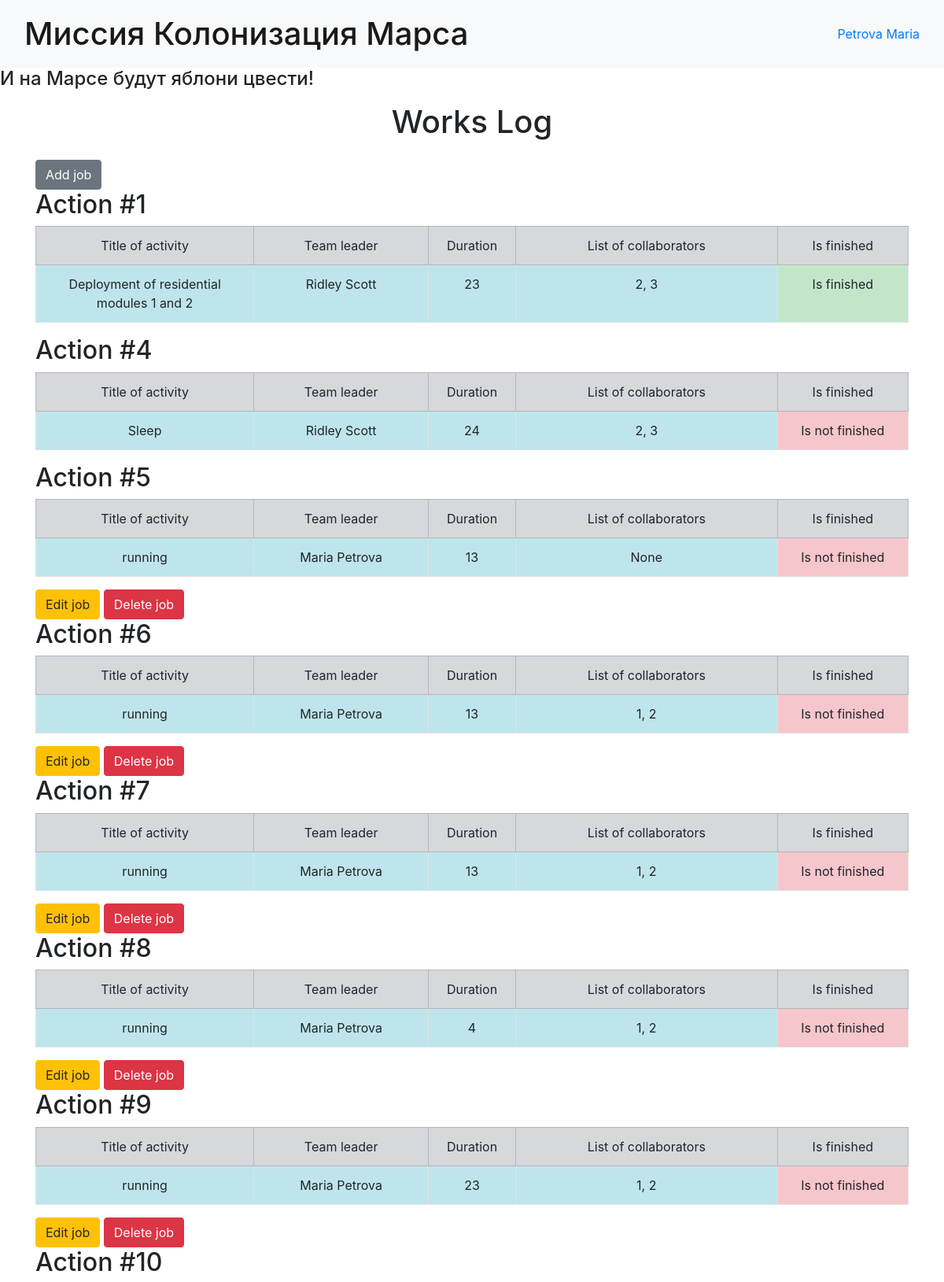
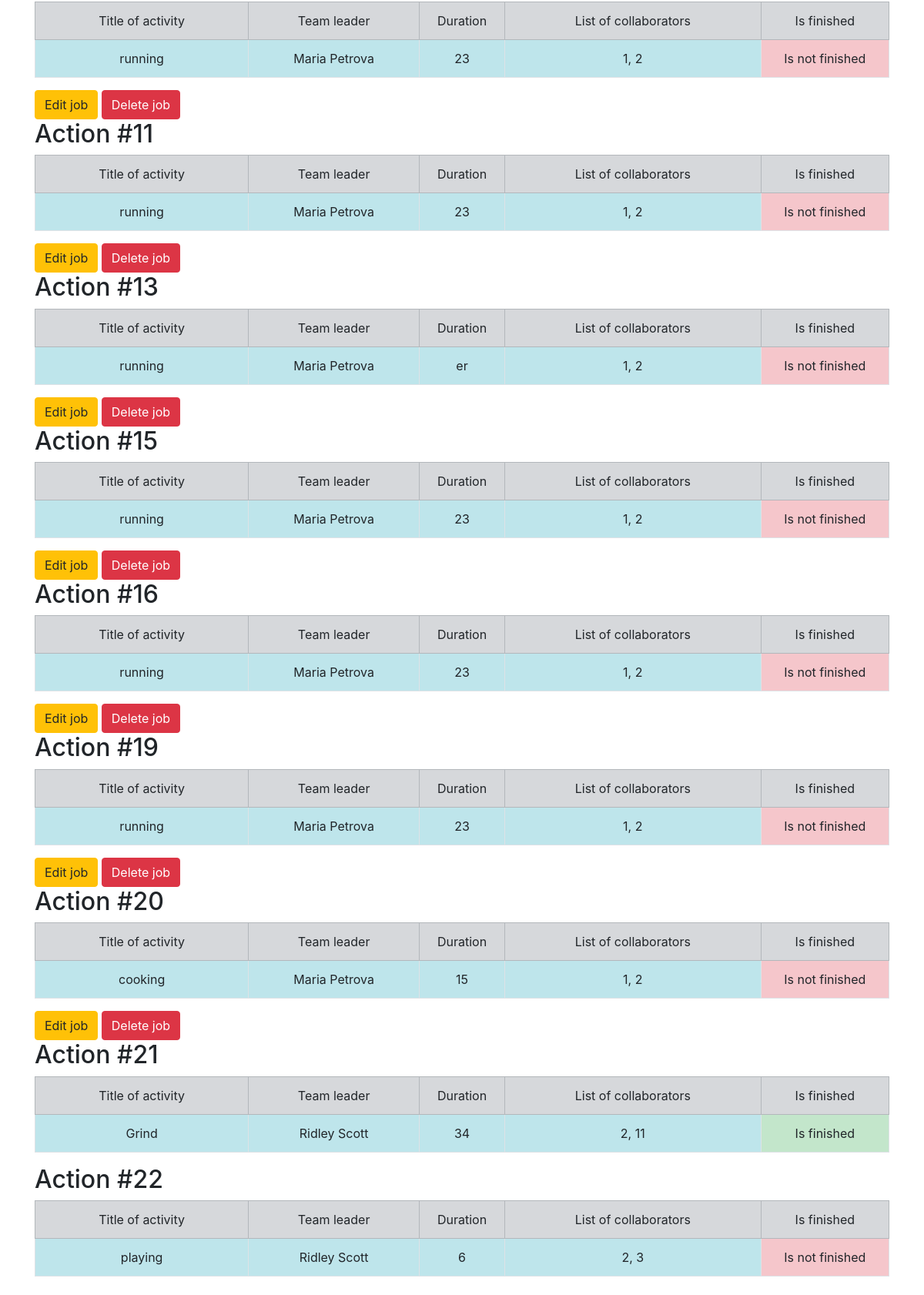
Screenshot of / (signed in) with the database file from the repository (2 pictures, top to bottom).
### data/users.py (models this page shows, shortened)
class User(SqlAlchemyBase, UserMixin, SerializerMixin):
    __tablename__ = 'users'
    id = sqlalchemy.Column(sqlalchemy.Integer, primary_key=True, autoincrement=True)
    surname = sqlalchemy.Column(sqlalchemy.String)
    name = sqlalchemy.Column(sqlalchemy.String)
    age = sqlalchemy.Column(sqlalchemy.Integer)
    position = sqlalchemy.Column(sqlalchemy.String)
    speciality = sqlalchemy.Column(sqlalchemy.String)
    address = sqlalchemy.Column(sqlalchemy.String)
    email = sqlalchemy.Column(sqlalchemy.String, unique=True)
    hashed_password = sqlalchemy.Column(sqlalchemy.String)
    modified_date = sqlalchemy.Column(sqlalchemy.DateTime, default=datetime.datetime.now)
    jobs = orm.relationship("Jobs", back_populates='user')

### data/jobs.py (models this page shows)
class Jobs(SqlAlchemyBase, SerializerMixin):
    __tablename__ = 'jobs'
    serialize_rules = ('-user',)
    id = sqlalchemy.Column(sqlalchemy.Integer, primary_key=True, autoincrement=True)
    team_leader = sqlalchemy.Column(sqlalchemy.Integer, sqlalchemy.ForeignKey('users.id'))
    job = sqlalchemy.Column(sqlalchemy.String)
    work_size = sqlalchemy.Column(sqlalchemy.Integer)
    collaborators = sqlalchemy.Column(sqlalchemy.String)
    start_date = sqlalchemy.Column(sqlalchemy.DateTime, default=datetime.datetime.now)
    end_date = sqlalchemy.Column(sqlalchemy.DateTime, default=datetime.datetime.now)
    is_finished = sqlalchemy.Column(sqlalchemy.Boolean, default=False)
    user = orm.relationship('User')

### main.py (the view)
@app.route('/', methods=['GET', 'POST'])
def index():
    db_sess = create_session()
    jobs = db_sess.query(Jobs).all()
    return render_template('index.html', title='Главная', jobs=jobs)

### data/db_session.py (called while the page is built)
def create_session() -> Session:
    global __factory
    return __factory()

### main.py (called while the page is built)
@login_manager.user_loader
def load_user(user_id):
    db_sess = create_session()
    return db_sess.get(User, user_id)

### templates/index.html
{% extends "base.html" %} {% block content %}
<h1 class="center-text text-center mb-4">Works Log</h1>
{% if current_user.is_authenticated %}
    <a href="/addjob" class="btn btn-secondary">Add job</a>
{% endif %}
{% for job in jobs %}
<div class="mb-4">
  <h2>Action #{{ job.id }}</h2>
  <table class="table text-center table-bordered">
    <tr class="table-secondary">
      <td style="width: 25%">Title of activity</td>
      <td style="width: 20%">Team leader</td>
      <td style="width: 10%">Duration</td>
      <td style="width: 30%">List of collaborators</td>
      <td style="width: 15%">Is finished</td>
    </tr>
    <tr>
      <td class="table-info">{{ job.job }}</td>
      <td class="table-info">{{ job.user.name }} {{ job.user.surname }}</td>
      <td class="table-info">{{ job.work_size }}</td>
      <td class="table-info">{{ job.collaborators }}</td>
      {% if job.is_finished %}
      <td class="table-success">Is finished</td>
      {% else %}
      <td class="table-danger">Is not finished</td>
      {% endif %}
    </tr>
  </table>
  {% if current_user.is_authenticated and (current_user == job.user or current_user.id == 1) %}
    <div>
        <a href="/edit_job/{{ job.id }}" class="btn btn-warning">
            Edit job
        </a>
        <a href="/jobs_delete/{{ job.id }}" class="btn btn-danger">
            Delete job
        </a>
    </div>
  {% endif %}
  {% endfor %}
</div>
{% endblock %}

### templates/base.html (shortened to what this page needs)
<!doctype html>
<html lang="en">
  <head>
    <link
      rel="stylesheet"
      href="https://stackpath.bootstrapcdn.com/bootstrap/4.4.1/css/bootstrap.min.css"
    />
  </head>
  <body>
    <nav class="navbar navbar-light bg-light">
      <div class="container-fluid">
        <h1 class="navbar-brand mb-0" style="font-size: 2.5rem">
          Миссия Колонизация Марса
        </h1>
        <div>
          {% if current_user.is_authenticated %}
          <a href="/logout"
            >{{ current_user.surname }} {{ current_user.name }}</a
          >
          {% else %}
          <a class="btn btn-primary" href="/register">Зарегистрироваться</a>
          <a class="btn btn-success" href="/login">Войти</a>
          {% endif %}
        </div>
      </div>
    </nav>
    <h4>И на Марсе будут яблони цвести!</h4>
    <main role="main" class="container mt-3">
      {% block content %}{% endblock %}
    </main>
  </body>
</html>

### rows the page displays
User: surname "Petrova", name "Maria"
Jobs: id "1", job "Deployment of residential modules 1 and 2", user.name "Ridley", user.surname "Scott", work_size "23", collaborators "2, 3", is_finished "Is finished"
Jobs: id "4", job "Sleep", user.name "Ridley", user.surname "Scott", work_size "24", collaborators "2, 3", is_finished "Is not finished"
Jobs: id "5", job "running", user.name "Maria", user.surname "Petrova", work_size "13", collaborators "None", is_finished "Is not finished"
Jobs: id "6", job "running", user.name "Maria", user.surname "Petrova", work_size "13", collaborators "1, 2", is_finished "Is not finished"
Jobs: id "7", job "running", user.name "Maria", user.surname "Petrova", work_size "13", collaborators "1, 2", is_finished "Is not finished"
Jobs: id "8", job "running", user.name "Maria", user.surname "Petrova", work_size "4", collaborators "1, 2", is_finished "Is not finished"
Jobs: id "9", job "running", user.name "Maria", user.surname "Petrova", work_size "23", collaborators "1, 2", is_finished "Is not finished"
Jobs: id "10", job "running", user.name "Maria", user.surname "Petrova", work_size "23", collaborators "1, 2", is_finished "Is not finished"
Jobs: id "11", job "running", user.name "Maria", user.surname "Petrova", work_size "23", collaborators "1, 2", is_finished "Is not finished"
Jobs: id "13", job "running", user.name "Maria", user.surname "Petrova", work_size "er", collaborators "1, 2", is_finished "Is not finished"
Jobs: id "15", job "running", user.name "Maria", user.surname "Petrova", work_size "23", collaborators "1, 2", is_finished "Is not finished"
Jobs: id "16", job "running", user.name "Maria", user.surname "Petrova", work_size "23", collaborators "1, 2", is_finished "Is not finished"
Jobs: id "19", job "running", user.name "Maria", user.surname "Petrova", work_size "23", collaborators "1, 2", is_finished "Is not finished"
Jobs: id "20", job "cooking", user.name "Maria", user.surname "Petrova", work_size "15", collaborators "1, 2", is_finished "Is not finished"
Jobs: id "21", job "Grind", user.name "Ridley", user.surname "Scott", work_size "34", collaborators "2, 11", is_finished "Is finished"
Jobs: id "22", job "playing", user.name "Ridley", user.surname "Scott", work_size "6", collaborators "2, 3", is_finished "Is not finished"
